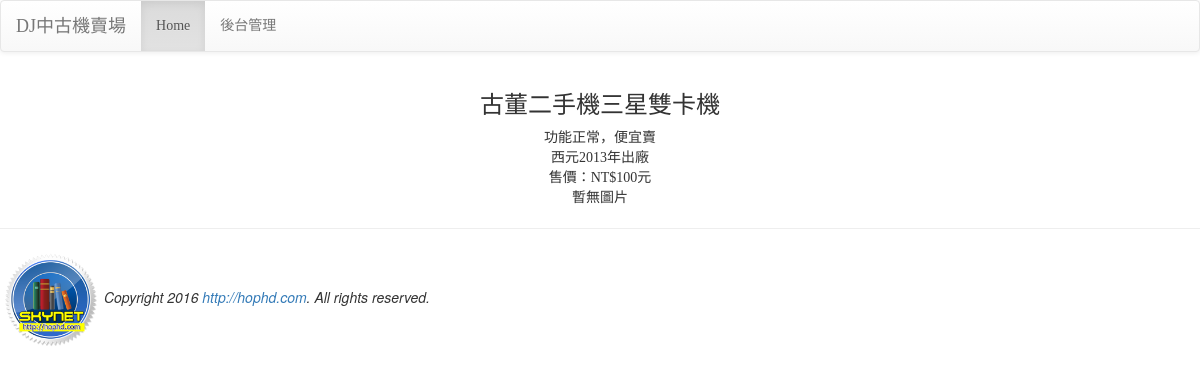
/detail/3, run on the app's committed database.
### mysite/models.py (models this page shows, shortened)
class Product(models.Model):
    pmodel = models.ForeignKey(PModel, on_delete=models.CASCADE, verbose_name='型號')
    nickname = models.CharField(max_length=15, default='超值二手機', verbose_name='摘要')
    description = models.TextField(default='暫無說明')
    year = models.PositiveIntegerField(default=2016, verbose_name='出廠年份')
    price = models.PositiveIntegerField(default=0, verbose_name='價格')

### mysite/views.py (the view)
# urls.py: url(r'^detail/(\d+)$', views.detail, name='detail-url'),
def detail(request, id):
    try:
        product = models.Product.objects.get(id=id)
        images = models.PPhoto.objects.filter(product=product)
    except:
        pass
    template = get_template('detail.html')
    html = template.render(locals())
    return HttpResponse(html)

### templates/detail.html (shortened to what this page needs)
{% extends "base.html" %}
{% block content %}
<div class='container' align=center>
{% if product %}
<table>
    <tr><td align=center><h3>{{ product.nickname }}</h3></td></tr>
    <tr><td align=center>{{ product.description }}</td></tr>
    <tr><td align=center>西元{{ product.year }}年出廠</td></tr>
    <tr><td align=center>售價：NT${{ product.price }}元</td></tr>
    {% for image in images %}
        {% if forloop.first %}
            <tr><td align=center>
        {% endif %}
            <img src='{{ image.url }}' width=350><br>
        {% if forloop.last %}
            </td></tr>
        {% endif %}
    {% empty %}
        <tr><td align=center>暫無圖片</td></tr>
    {% endfor %}
</table>
{% else %}
<h2>找不到指定的手機</h2>
{% endif %}
</div>
{% endblock %}

### templates/base.html (style rules this page uses)
h1, h2, h3, h4, h5, p, div { font-family: 微軟正黑體; }

### data on the page
Product: nickname "古董二手機三星雙卡機", description "功能正常，便宜賣", year "2013", price "100"
